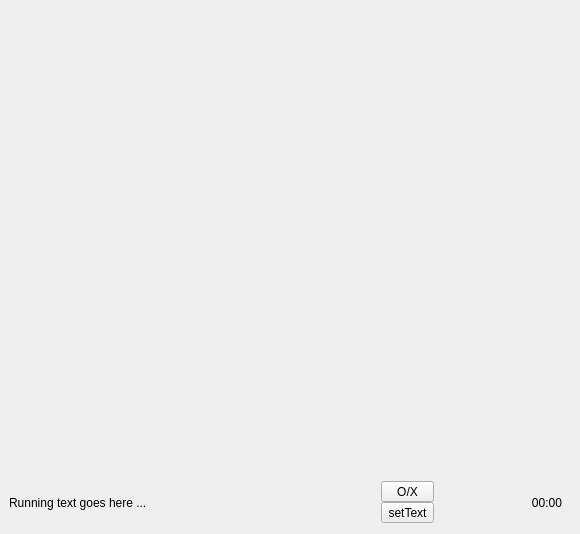
<?xml version="1.0" encoding="UTF-8"?>
<ui version="4.0">
 <class>MainWindowA</class>
 <widget class="QMainWindow" name="MainWindowA">
  <property name="geometry">
   <rect>
    <x>0</x>
    <y>0</y>
    <width>580</width>
    <height>534</height>
   </rect>
  </property>
  <property name="windowTitle">
   <string>MainWindowA</string>
  </property>
  <property name="styleSheet">
   <string notr="true"/>
  </property>
  <property name="windowName" stdset="0">
   <string>DisplayWindow</string>
  </property>
  <widget class="QWidget" name="centralWidget">
   <layout class="QVBoxLayout" name="verticalLayout_3">
    <item>
     <widget class="QFrame" name="frame">
      <property name="sizePolicy">
       <sizepolicy hsizetype="Preferred" vsizetype="Preferred">
        <horstretch>0</horstretch>
        <verstretch>50</verstretch>
       </sizepolicy>
      </property>
      <property name="frameShape">
       <enum>QFrame::NoFrame</enum>
      </property>
      <property name="frameShadow">
       <enum>QFrame::Raised</enum>
      </property>
      <layout class="QHBoxLayout" name="horizontalLayout_2">
       <property name="spacing">
        <number>0</number>
       </property>
       <property name="leftMargin">
        <number>0</number>
       </property>
       <property name="topMargin">
        <number>0</number>
       </property>
       <property name="rightMargin">
        <number>0</number>
       </property>
       <property name="bottomMargin">
        <number>0</number>
       </property>
       <item>
        <widget class="QStackedWidget" name="stackedWidget">
         <property name="sizePolicy">
          <sizepolicy hsizetype="Preferred" vsizetype="Preferred">
           <horstretch>50</horstretch>
           <verstretch>0</verstretch>
          </sizepolicy>
         </property>
         <property name="currentIndex">
          <number>1</number>
         </property>
         <widget class="QWidget" name="page">
          <layout class="QVBoxLayout" name="verticalLayout_4">
           <item>
            <widget class="DLogger" name="logger" native="true"/>
           </item>
          </layout>
         </widget>
         <widget class="QWidget" name="page_2">
          <layout class="QVBoxLayout" name="verticalLayout_6">
           <item>
            <widget class="DLabel" name="mainPic">
             <property name="sizePolicy">
              <sizepolicy hsizetype="Ignored" vsizetype="Ignored">
               <horstretch>0</horstretch>
               <verstretch>0</verstretch>
              </sizepolicy>
             </property>
             <property name="frameShape">
              <enum>QFrame::NoFrame</enum>
             </property>
             <property name="frameShadow">
              <enum>QFrame::Raised</enum>
             </property>
             <property name="text">
              <string/>
             </property>
             <property name="scaledContents">
              <bool>false</bool>
             </property>
            </widget>
           </item>
          </layout>
         </widget>
        </widget>
       </item>
       <item>
        <widget class="BigNode" name="bigNode" native="true">
         <property name="sizePolicy">
          <sizepolicy hsizetype="Expanding" vsizetype="Preferred">
           <horstretch>50</horstretch>
           <verstretch>1</verstretch>
          </sizepolicy>
         </property>
         <layout class="QVBoxLayout" name="verticalLayout">
          <property name="leftMargin">
           <number>0</number>
          </property>
          <property name="topMargin">
           <number>9</number>
          </property>
          <property name="rightMargin">
           <number>0</number>
          </property>
          <property name="bottomMargin">
           <number>0</number>
          </property>
         </layout>
        </widget>
       </item>
      </layout>
     </widget>
    </item>
    <item>
     <widget class="QFrame" name="nodes">
      <property name="sizePolicy">
       <sizepolicy hsizetype="Preferred" vsizetype="Preferred">
        <horstretch>0</horstretch>
        <verstretch>55</verstretch>
       </sizepolicy>
      </property>
      <property name="styleSheet">
       <string notr="true"/>
      </property>
      <property name="frameShape">
       <enum>QFrame::NoFrame</enum>
      </property>
      <property name="frameShadow">
       <enum>QFrame::Plain</enum>
      </property>
      <property name="windowName" stdset="0">
       <string>MainWindow</string>
      </property>
      <layout class="QVBoxLayout" name="verticalLayout_2">
       <property name="spacing">
        <number>3</number>
       </property>
       <property name="leftMargin">
        <number>0</number>
       </property>
       <property name="topMargin">
        <number>0</number>
       </property>
       <property name="rightMargin">
        <number>0</number>
       </property>
       <property name="bottomMargin">
        <number>0</number>
       </property>
      </layout>
     </widget>
    </item>
    <item>
     <widget class="QFrame" name="footer">
      <property name="sizePolicy">
       <sizepolicy hsizetype="Preferred" vsizetype="Preferred">
        <horstretch>0</horstretch>
        <verstretch>10</verstretch>
       </sizepolicy>
      </property>
      <property name="styleSheet">
       <string notr="true"/>
      </property>
      <property name="frameShape">
       <enum>QFrame::NoFrame</enum>
      </property>
      <property name="frameShadow">
       <enum>QFrame::Raised</enum>
      </property>
      <layout class="QHBoxLayout" name="horizontalLayout">
       <property name="spacing">
        <number>6</number>
       </property>
       <property name="leftMargin">
        <number>0</number>
       </property>
       <property name="topMargin">
        <number>0</number>
       </property>
       <property name="rightMargin">
        <number>9</number>
       </property>
       <property name="bottomMargin">
        <number>0</number>
       </property>
       <item>
        <widget class="ScrollingText" name="runningText">
         <property name="sizePolicy">
          <sizepolicy hsizetype="Preferred" vsizetype="Preferred">
           <horstretch>90</horstretch>
           <verstretch>1</verstretch>
          </sizepolicy>
         </property>
         <property name="frameShape">
          <enum>QFrame::NoFrame</enum>
         </property>
         <property name="frameShadow">
          <enum>QFrame::Raised</enum>
         </property>
         <property name="text">
          <string>Running text goes here ...</string>
         </property>
         <property name="yFactor" stdset="0">
          <bool>true</bool>
         </property>
         <property name="xFactor" stdset="0">
          <bool>false</bool>
         </property>
        </widget>
       </item>
       <item>
        <widget class="QFrame" name="fr">
         <property name="frameShape">
          <enum>QFrame::NoFrame</enum>
         </property>
         <property name="frameShadow">
          <enum>QFrame::Raised</enum>
         </property>
         <layout class="QVBoxLayout" name="verticalLayout_5">
          <property name="spacing">
           <number>0</number>
          </property>
          <property name="leftMargin">
           <number>0</number>
          </property>
          <property name="topMargin">
           <number>0</number>
          </property>
          <property name="rightMargin">
           <number>0</number>
          </property>
          <property name="bottomMargin">
           <number>0</number>
          </property>
          <item>
           <widget class="QToolButton" name="rtStart">
            <property name="sizePolicy">
             <sizepolicy hsizetype="Preferred" vsizetype="Fixed">
              <horstretch>0</horstretch>
              <verstretch>0</verstretch>
             </sizepolicy>
            </property>
            <property name="text">
             <string>O/X</string>
            </property>
            <property name="toolButtonStyle">
             <enum>Qt::ToolButtonIconOnly</enum>
            </property>
           </widget>
          </item>
          <item>
           <widget class="QToolButton" name="rtSetText">
            <property name="sizePolicy">
             <sizepolicy hsizetype="Preferred" vsizetype="Fixed">
              <horstretch>0</horstretch>
              <verstretch>0</verstretch>
             </sizepolicy>
            </property>
            <property name="text">
             <string>setText</string>
            </property>
           </widget>
          </item>
         </layout>
        </widget>
       </item>
       <item>
        <widget class="DClock" name="clock">
         <property name="sizePolicy">
          <sizepolicy hsizetype="Preferred" vsizetype="Preferred">
           <horstretch>30</horstretch>
           <verstretch>1</verstretch>
          </sizepolicy>
         </property>
         <property name="frameShape">
          <enum>QFrame::NoFrame</enum>
         </property>
         <property name="frameShadow">
          <enum>QFrame::Plain</enum>
         </property>
         <property name="text">
          <string>00:00</string>
         </property>
         <property name="alignment">
          <set>Qt::AlignRight|Qt::AlignTrailing|Qt::AlignVCenter</set>
         </property>
         <property name="yFactor" stdset="0">
          <bool>false</bool>
         </property>
         <property name="xFactor" stdset="0">
          <bool>true</bool>
         </property>
        </widget>
       </item>
      </layout>
     </widget>
    </item>
   </layout>
  </widget>
 </widget>
 <customwidgets>
  <customwidget>
   <class>DLabel</class>
   <extends>QLabel</extends>
   <header>Label/dlabel.h</header>
   <container>1</container>
  </customwidget>
  <customwidget>
   <class>DLogger</class>
   <extends>QWidget</extends>
   <header>Inc/Logger</header>
   <container>1</container>
  </customwidget>
  <customwidget>
   <class>DClock</class>
   <extends>QLabel</extends>
   <header>Inc/Clock</header>
  </customwidget>
  <customwidget>
   <class>ScrollingText</class>
   <extends>QLabel</extends>
   <header>Inc/ScrollingText</header>
  </customwidget>
  <customwidget>
   <class>BigNode</class>
   <extends>QWidget</extends>
   <header>bignode.h</header>
   <container>1</container>
  </customwidget>
 </customwidgets>
 <resources/>
 <connections/>
</ui>
